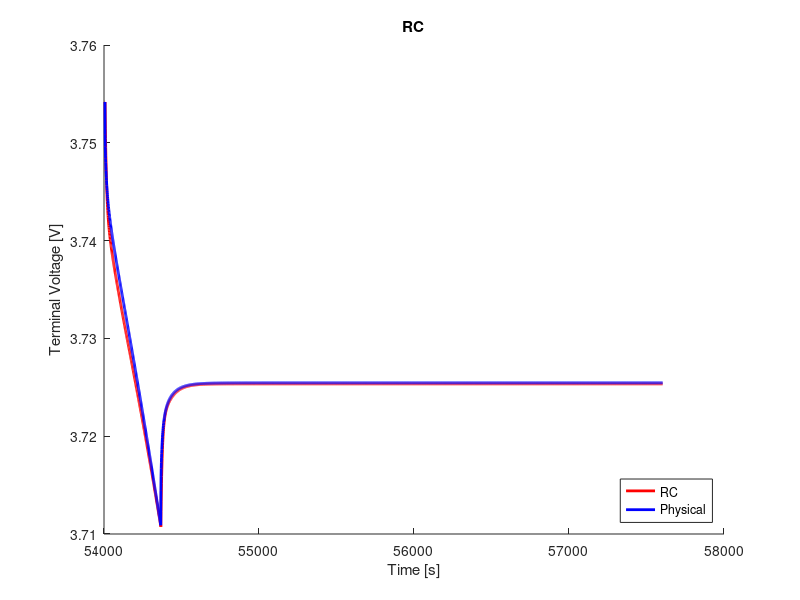

MATLAB code for this plot:
clear;
clc;
close all;

%% load data
load('ocv_final.mat');
time_ocv = time;
load('pulse_0_5_c_15.mat');
load('rc2_cf_0_5_c.mat');

%% voltage limitations
v_max = 4.4;                                    % cut-over voltage
v_min = 3.0;                                    % cut-off voltage

%% resample ocv and soc
t1 = time_ocv(1);
t2 = time_ocv(end);
dt = 1;                                         % sample time
t = (t1:dt:t2) - t1;

ocv = interp1(time_ocv, ocv, t1:dt:t2);
soc = interp1(time_ocv, soc, t1:dt:t2);

s = length(time);

%% variables
Q = 16.8;
eta = 1.0;                                  % coulombic efficiency

n = 2;                                      % number of rc links
i_r = zeros(n, 1);
v_c = zeros(n, 1);
flag = 1;

%% compute soc
ind_init = soc(interp1(ocv, 1:length(ocv), V_batt_time(1), 'nearest'))
ind_init = interp1(soc, 1:length(soc), ind_init, 'nearest');
v_t(1) = ocv(ind_init);
z0 = soc(ind_init);
z = z0 - dt/(Q*3600)*eta*cumsum(I(1:end));

% manual fit
p = 16;
r0 = r0_cf(p);
r1 = r1_cf(p);
r2 = r2_cf(p);
% r3 = r3_cf(p);
c1 = c1_cf(p);
c2 = c2_cf(p);
% c3 = c3_cf(p);

r = [r1; r2];
c = [c1; c2];

%% compute terminal voltage
for j = 1:n
    f(j) = exp(-dt/(r(j)*c(j)));
end
for k = 1:s-1
    if flag == 1
        i_r(:, k+1) = diag(f)*i_r(:, k) + (1-f')*I(k);
        v_c(:, k) = i_r(:, k).*r;
        ind = interp1(soc, 1:length(soc), z(k), 'nearest');
        v_t(k+1) = ocv(ind) - sum(v_c(:, k)) - I(k).*r0;
        if v_t(k) < v_min
            fprintf('Reached lower voltage limit.');
            flag = 0;
        end
        if v_t(k) > v_max
            fprintf('Reached upper voltage limit.');
            flag = 0;
        end 
    end
end

%% compute rms error
v_t = reshape(v_t, size(V_batt_time));
rmse = 1000*sqrt(mean((V_batt_time - v_t).^2))     % [mV]

%% plot
figure(1);
hold on;
plot(time, v_t, 'r', 'LineWidth', 2)
hold on;
plot(time, V_batt_time, 'b', 'LineWidth', 2)
xlabel('Time [s]')
ylabel('Terminal Voltage [V]')
title('RC')
legend('RC', 'Physical', 'location', 'southeast')
